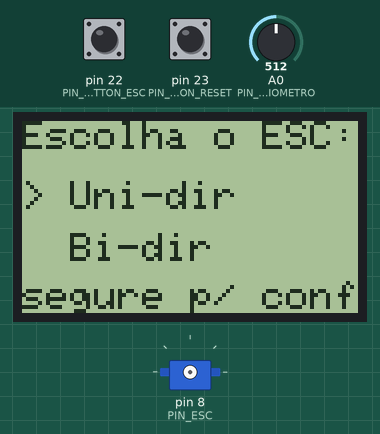
A sketch run on a simulated Arduino Mega 2560, built with avr-gcc and run on an emulated ATmega2560. Parts: 84×48 one-colour display, servo. The inputs (shaded band) are chosen by the test bench; at power-on: pin 22 (PIN_BUTTON_ESC) HIGH, A0 (PIN_POTENCIOMETRO) = 512, pin 23 (PIN_BUTTON_RESET) HIGH. What the sketch prints to the serial monitor is not drawn.

Above: at 2.9 s.
3.0 s: pin 22 (PIN_BUTTON_ESC) pulled LOW for 3.2 s
At 7.2 s:
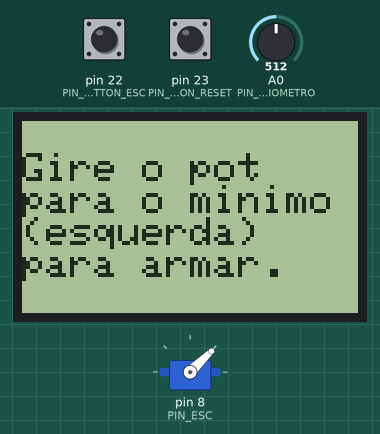
7.7 s: A0 (PIN_POTENCIOMETRO) set to 54
9.2 s: A0 (PIN_POTENCIOMETRO) set to 44
At 9.6 s:
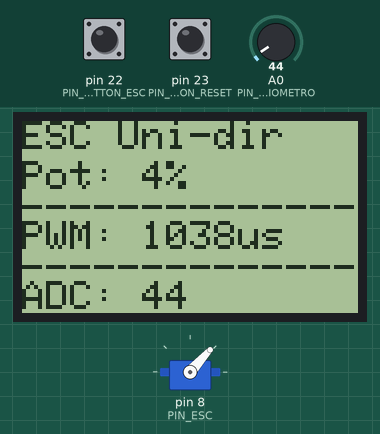
10.7 s: pin 23 (PIN_BUTTON_RESET) pulled LOW for 0.2 s
At 11.3 s:
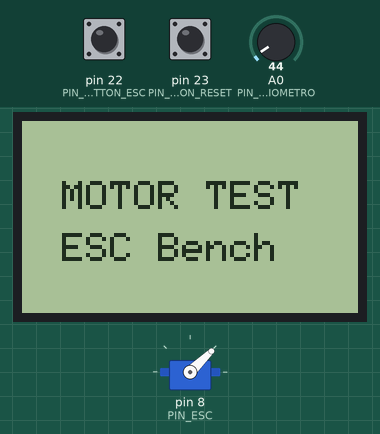
13.9 s: pin 22 (PIN_BUTTON_ESC) pulled LOW for 0.2 s
At 14.4 s:
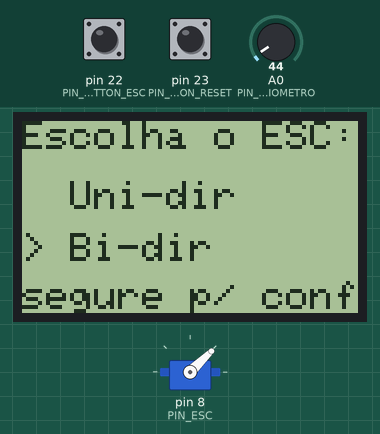
15.6 s: pin 22 (PIN_BUTTON_ESC) pulled LOW for 3.2 s
At 20.1 s:
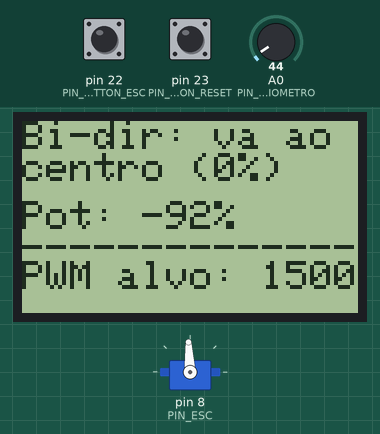
Timing chart, 0 to 21.3 s (numbered marks = the images above; inputs shaded):
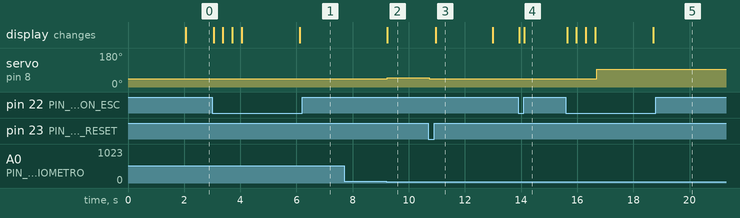

The sketch:

Motor_test.ino
```cpp
/*
 * ================================================================
 *  Motor Test - ESC Controller with Nokia 5110 Display
 *  Hardware: Arduino Mega 2560
 * ================================================================
 *  SERIAL OUTPUT (115200 baud) - CSV format:
 *  timestamp_ms, pwm_us, adc_raw, throttle_pct, esc_type, system_state
 *
 *  system_state values:
 *    DISARMED        -> Motor not yet armed (waiting for zero throttle)
 *    WAITING_NEUTRAL -> Bidirectional ESC waiting for center position
 *    ARMED           -> Normal operation
 *    LOCKED          -> Potentiometer disconnection detected (safety lock)
 * ================================================================
 */

#include <SPI.h>
#include <Adafruit_GFX.h>
#include <Adafruit_PCD8544.h>
#include <Servo.h>

// -- Pin definitions --------------------------------------------
const int PIN_POTENCIOMETRO = A0;
const int PIN_ESC           = 8;
const int PIN_BUTTON_ESC    = 22;
const int PIN_BUTTON_RESET  = 23;

// -- Display: CLK, DIN, DC, CE, RST -----------------------------
Adafruit_PCD8544 display = Adafruit_PCD8544(13, 12, 11, 10, 9);

// -- Motor ------------------------------------------------------
Servo motor;

// -- ESC configuration ------------------------------------------
// 0 = unidirectional | 1 = bidirectional
int escType = 0;

// -- Safety layer -----------------------------------------------
int  leituraInicial  = 0;
bool sistemaTravado  = false;
bool motorArmado     = false;
bool sinalLiberado   = false;

// -- Menu state ------------------------------------------------
bool menuConfirmado  = false;
unsigned long tempoSegurando = 0;
bool botaoAnterior   = false;

// -- Serial header flag ----------------------------------------
bool headerEnviado = false;

// ==============================================================
void setup() {
  Serial.begin(115200);

  pinMode(PIN_POTENCIOMETRO, INPUT);
  pinMode(PIN_BUTTON_ESC,    INPUT_PULLUP);
  pinMode(PIN_BUTTON_RESET,  INPUT_PULLUP);

  // -- Display init ---------------------------------------------
  display.begin();
  display.setContrast(55);
  display.clearDisplay();
  display.setTextSize(1);
  display.setTextColor(BLACK);
  display.setCursor(10, 15);
  display.println("MOTOR TEST");
  display.setCursor(10, 28);
  display.println("ESC Bench");
  display.display();
  delay(2000);

  // -- ESC Type selection menu --
  menuConfirmado = false;
  botaoAnterior  = false;
  tempoSegurando = 0;

  while (!menuConfirmado) {
    bool estadoBotao = (digitalRead(PIN_BUTTON_ESC) == LOW);

    // Rising edge: button just pressed
    if (estadoBotao && !botaoAnterior) {
      tempoSegurando = millis();
    }

    // Falling edge: button just released (short press -> toggle)
    if (!estadoBotao && botaoAnterior) {
      if (millis() - tempoSegurando < 800) {
        escType = !escType;
      }
      tempoSegurando = 0;
    }

    // Held for 1 second -> confirm
    if (estadoBotao && tempoSegurando > 0 && (millis() - tempoSegurando >= 1000)) {
      menuConfirmado = true;
    }

    botaoAnterior = estadoBotao;

    // -- Menu display --
    display.clearDisplay();
    display.setCursor(0, 0);
    display.println("Escolha o ESC:");
    display.setCursor(0, 15);
    display.print(escType == 0 ? "> Uni-dir" : "  Uni-dir");
    display.setCursor(0, 28);
    display.print(escType == 1 ? "> Bi-dir " : "  Bi-dir ");

    if (estadoBotao && tempoSegurando > 0) {
      int progresso = map(millis() - tempoSegurando, 0, 1000, 0, 84);
      progresso = constrain(progresso, 0, 84);
      display.drawRect(0, 40, 84, 8, BLACK);
      display.fillRect(0, 40, progresso, 8, BLACK);
    } else {
      display.setCursor(0, 40);
      display.print("segure p/ conf.");
    }

    display.display();
    delay(20);
  }

  // -- ESC arming signal --
  motor.attach(PIN_ESC);
  motor.writeMicroseconds(escType == 0 ? 1000 : 1500);

  // -- Reset safety state --
  leituraInicial = analogRead(PIN_POTENCIOMETRO);
  sistemaTravado = false;
  motorArmado    = false;
  sinalLiberado  = false;
  headerEnviado  = false;

  delay(2000);
}

// =============================================================
void loop() {
  int leituraAtual = analogRead(PIN_POTENCIOMETRO);

  // -- Reset button --
  if (digitalRead(PIN_BUTTON_RESET) == LOW) {
    motor.writeMicroseconds(escType == 0 ? 1000 : 1500);
    delay(200); // debounce
    setup();
    return;
  }

  // -- Disconnection detection --
  if (abs(leituraAtual - leituraInicial) >= 512) {
    sistemaTravado = true;
  }

  // == CSV header (sent once per session, after menu) ========
  if (!headerEnviado) {
    Serial.println("timestamp_ms,pwm_us,adc_raw,throttle_pct,esc_type,system_state");
    headerEnviado = true;
  }

  // == LOCKED state ==========================================
  if (sistemaTravado) {
    motor.writeMicroseconds(1000);

    display.clearDisplay();
    display.setCursor(0, 10);
    display.println("!! ERRO !!");
    display.setCursor(0, 22);
    display.println("Pot desconectado");
    display.setCursor(0, 34);
    display.println("Pressione reset");
    display.display();

    // Report locked state
    enviarCSV(1000, leituraAtual, 0, "LOCKED");

  // == NORMAL state ==========================================
  } else {

    // -- Arming condition: throttle must be at zero first --
    if (leituraAtual < 50) {
      motorArmado = true;
    }

    if (motorArmado) {
      int sinalFinal;
      int porcentagem;

      //-- Signal mapping per ESC type--
      if (escType == 0) {
        sinalFinal  = map(leituraAtual, 0, 1023, 1000, 1900);
        porcentagem = map(leituraAtual, 0, 1023, 0, 100);
        sinalLiberado = true;
      } else {
        sinalFinal  = map(leituraAtual, 0, 1023, 1000, 2000);
        porcentagem = map(leituraAtual, 0, 1023, -100, 100);
        if (abs(leituraAtual - 512) < 30) {
          sinalLiberado = true;
        }
      }

      display.clearDisplay();
      display.setTextSize(1);
      display.setTextColor(BLACK);

      // -- WAITING NEUTRAL (bidirectional only) --
      if (escType == 1 && !sinalLiberado) {
        sinalFinal = 1500;

        display.setCursor(0, 0);
        display.println("Bi-dir: va ao");
        display.println("centro (0%)");
        display.setCursor(0, 20);
        display.print("Pot: "); display.print(porcentagem); display.println("%");
        display.println("--------------");
        display.setCursor(0, 35);
        display.print("PWM alvo: "); display.print(sinalFinal);
        display.display();

        motor.writeMicroseconds(sinalFinal);
        enviarCSV(sinalFinal, leituraAtual, porcentagem, "WAITING_NEUTRAL");

      // -- ARMED: normal telemetry --
      } else {
        display.setCursor(0, 0);
        display.print(escType == 0 ? "ESC Uni-dir" : "ESC Bi-dir");
        display.setCursor(0, 10);
        display.print("Pot: "); display.print(porcentagem); display.println("%");
        display.println("--------------");
        display.setCursor(0, 25);
        display.print("PWM: "); display.print(sinalFinal); display.println("us");
        display.println("--------------");
        display.setCursor(0, 40);
        display.print("ADC: "); display.print(leituraAtual);
        display.display();

        motor.writeMicroseconds(sinalFinal);
        enviarCSV(sinalFinal, leituraAtual, porcentagem, "ARMED");
      }

    // -- DISARMED: waiting for zero throttle --
    } else {
      motor.writeMicroseconds(escType == 0 ? 1000 : 1500);

      display.clearDisplay();
      display.setCursor(0, 8);
      display.println("Gire o pot");
      display.println("para o minimo");
      display.println("(esquerda)");
      display.println("para armar.");
      display.display();

      enviarCSV(escType == 0 ? 1000 : 1500, leituraAtual, 0, "DISARMED");
    }
  }

  leituraInicial = leituraAtual;
  delay(10);
}

// ==============================================================
// Helper: sends one CSV line over serial
// Format: timestamp_ms,pwm_us,adc_raw,throttle_pct,esc_type,system_state
// ==============================================================
void enviarCSV(int pwm, int adcRaw, int pct, const char* state) {
  Serial.print(millis());       Serial.print(",");
  Serial.print(pwm);            Serial.print(",");
  Serial.print(adcRaw);         Serial.print(",");
  Serial.print(pct);            Serial.print(",");
  Serial.print(escType == 0 ? "UNI" : "BI"); Serial.print(",");
  Serial.println(state);
}
```

Measured:
- the behaviour switches between 50 and 49 on A0 (PIN_POTENCIOMETRO) (found by bisection; images 1 and 2)
- after the input at 3.0 s, the display: first changes after 0.05 s (image 1 shows a later state)
- after the input at 7.7 s, every drawn part: stays the same
- after the input at 9.2 s, servo on pin 8 (PIN_ESC): 44° → 48° at once; the display: changes at once (image 2)
- after the input at 10.7 s, servo on pin 8 (PIN_ESC): 48° → 44° at once; the display: changes after 0.27 s (image 3)
- after the input at 13.9 s, the display: first changes at once (image 4 shows a later state)
- after the input at 15.6 s, servo on pin 8 (PIN_ESC): 44° → 93° after 1.1 s; the display: first changes at once (image 5 shows a later state)
- what the display in image 3 shows lasts 2.0 s, from 11.0 s to 13.0 s
